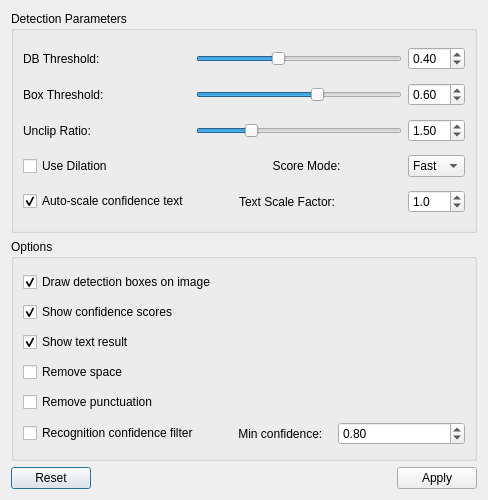
<?xml version="1.0" encoding="UTF-8"?>
<ui version="4.0">
 <class>DialogPPOCRv4</class>
 <widget class="QDialog" name="DialogPPOCRv4">
  <property name="geometry">
   <rect>
    <x>0</x>
    <y>0</y>
    <width>488</width>
    <height>500</height>
   </rect>
  </property>
  <property name="windowTitle">
   <string>PPOCRv4</string>
  </property>
  <layout class="QVBoxLayout" name="verticalLayout">
   <item>
    <widget class="QGroupBox" name="groupBoxDetection">
     <property name="title">
      <string>Detection Parameters</string>
     </property>
     <layout class="QGridLayout" name="gridLayoutDetection">
      <item row="0" column="1">
       <widget class="QSlider" name="sliderDBThresh">
        <property name="minimum">
         <number>1</number>
        </property>
        <property name="maximum">
         <number>100</number>
        </property>
        <property name="value">
         <number>40</number>
        </property>
        <property name="orientation">
         <enum>Qt::Horizontal</enum>
        </property>
       </widget>
      </item>
      <item row="3" column="0">
       <widget class="QCheckBox" name="checkUseDilation">
        <property name="text">
         <string>Use Dilation</string>
        </property>
       </widget>
      </item>
      <item row="2" column="1">
       <widget class="QSlider" name="sliderUnclipRatio">
        <property name="minimum">
         <number>100</number>
        </property>
        <property name="maximum">
         <number>300</number>
        </property>
        <property name="value">
         <number>150</number>
        </property>
        <property name="orientation">
         <enum>Qt::Horizontal</enum>
        </property>
       </widget>
      </item>
      <item row="3" column="1">
       <widget class="QLabel" name="labelScoreMode">
        <property name="text">
         <string>                       Score Mode:</string>
        </property>
       </widget>
      </item>
      <item row="0" column="0">
       <widget class="QLabel" name="labelDBThresh">
        <property name="text">
         <string>DB Threshold:</string>
        </property>
       </widget>
      </item>
      <item row="1" column="1">
       <widget class="QSlider" name="sliderBoxThresh">
        <property name="minimum">
         <number>1</number>
        </property>
        <property name="maximum">
         <number>100</number>
        </property>
        <property name="value">
         <number>60</number>
        </property>
        <property name="orientation">
         <enum>Qt::Horizontal</enum>
        </property>
       </widget>
      </item>
      <item row="1" column="0">
       <widget class="QLabel" name="labelBoxThresh">
        <property name="text">
         <string>Box Threshold:</string>
        </property>
       </widget>
      </item>
      <item row="4" column="2">
       <widget class="QDoubleSpinBox" name="spinTextScale">
        <property name="decimals">
         <number>1</number>
        </property>
        <property name="minimum">
         <double>0.500000000000000</double>
        </property>
        <property name="maximum">
         <double>3.000000000000000</double>
        </property>
        <property name="singleStep">
         <double>0.100000000000000</double>
        </property>
        <property name="value">
         <double>1.000000000000000</double>
        </property>
       </widget>
      </item>
      <item row="0" column="2">
       <widget class="QDoubleSpinBox" name="spinDBThresh">
        <property name="decimals">
         <number>2</number>
        </property>
        <property name="minimum">
         <double>0.010000000000000</double>
        </property>
        <property name="maximum">
         <double>1.000000000000000</double>
        </property>
        <property name="singleStep">
         <double>0.010000000000000</double>
        </property>
        <property name="value">
         <double>0.400000000000000</double>
        </property>
       </widget>
      </item>
      <item row="2" column="0">
       <widget class="QLabel" name="labelUnclipRatio">
        <property name="text">
         <string>Unclip Ratio:</string>
        </property>
       </widget>
      </item>
      <item row="1" column="2">
       <widget class="QDoubleSpinBox" name="spinBoxThresh">
        <property name="decimals">
         <number>2</number>
        </property>
        <property name="minimum">
         <double>0.010000000000000</double>
        </property>
        <property name="maximum">
         <double>1.000000000000000</double>
        </property>
        <property name="singleStep">
         <double>0.010000000000000</double>
        </property>
        <property name="value">
         <double>0.600000000000000</double>
        </property>
       </widget>
      </item>
      <item row="3" column="2">
       <widget class="QComboBox" name="comboScoreMode">
        <item>
         <property name="text">
          <string>Fast</string>
         </property>
        </item>
        <item>
         <property name="text">
          <string>Slow</string>
         </property>
        </item>
       </widget>
      </item>
      <item row="2" column="2">
       <widget class="QDoubleSpinBox" name="spinUnclipRatio">
        <property name="decimals">
         <number>2</number>
        </property>
        <property name="minimum">
         <double>1.000000000000000</double>
        </property>
        <property name="maximum">
         <double>3.000000000000000</double>
        </property>
        <property name="singleStep">
         <double>0.010000000000000</double>
        </property>
        <property name="value">
         <double>1.500000000000000</double>
        </property>
       </widget>
      </item>
      <item row="4" column="1">
       <widget class="QLabel" name="labelTextScale">
        <property name="text">
         <string>             Text Scale Factor:</string>
        </property>
       </widget>
      </item>
      <item row="4" column="0">
       <widget class="QCheckBox" name="checkAutoScale">
        <property name="text">
         <string>Auto-scale confidence text</string>
        </property>
        <property name="checked">
         <bool>true</bool>
        </property>
       </widget>
      </item>
     </layout>
    </widget>
   </item>
   <item>
    <widget class="QGroupBox" name="groupBoxOptions">
     <property name="title">
      <string>Options</string>
     </property>
     <layout class="QVBoxLayout" name="verticalLayoutOptions">
      <item>
       <widget class="QCheckBox" name="checkDrawBoxes">
        <property name="text">
         <string>Draw detection boxes on image</string>
        </property>
        <property name="checked">
         <bool>true</bool>
        </property>
       </widget>
      </item>
      <item>
       <widget class="QCheckBox" name="checkShowConfidence">
        <property name="text">
         <string>Show confidence scores</string>
        </property>
        <property name="checked">
         <bool>true</bool>
        </property>
       </widget>
      </item>
      <item>
       <widget class="QCheckBox" name="checkShowTextResult">
        <property name="text">
         <string>Show text result</string>
        </property>
        <property name="checked">
         <bool>true</bool>
        </property>
       </widget>
      </item>
      <item>
       <widget class="QCheckBox" name="checkRemoveSpace">
        <property name="text">
         <string>Remove space</string>
        </property>
        <property name="checked">
         <bool>false</bool>
        </property>
       </widget>
      </item>
      <item>
       <widget class="QCheckBox" name="checkRemovePunctuation">
        <property name="text">
         <string>Remove punctuation</string>
        </property>
        <property name="checked">
         <bool>false</bool>
        </property>
       </widget>
      </item>
      <item>
       <layout class="QHBoxLayout" name="horizontalLayoutRecConfFilter">
        <item>
         <widget class="QCheckBox" name="checkRecConfFilter">
          <property name="text">
           <string>Recognition confidence filter</string>
          </property>
          <property name="checked">
           <bool>false</bool>
          </property>
         </widget>
        </item>
        <item>
         <widget class="QLabel" name="labelRecConfThresh">
          <property name="text">
           <string>          Min confidence:</string>
          </property>
         </widget>
        </item>
        <item>
         <widget class="QDoubleSpinBox" name="spinRecConfThresh">
          <property name="decimals">
           <number>2</number>
          </property>
          <property name="minimum">
           <double>0.000000000000000</double>
          </property>
          <property name="maximum">
           <double>1.000000000000000</double>
          </property>
          <property name="singleStep">
           <double>0.010000000000000</double>
          </property>
          <property name="value">
           <double>0.800000000000000</double>
          </property>
         </widget>
        </item>
       </layout>
      </item>
     </layout>
    </widget>
   </item>
   <item>
    <layout class="QHBoxLayout" name="horizontalLayoutButtons">
     <item>
      <widget class="QPushButton" name="buttonReset">
       <property name="text">
        <string>Reset</string>
       </property>
      </widget>
     </item>
     <item>
      <spacer name="horizontalSpacer">
       <property name="orientation">
        <enum>Qt::Horizontal</enum>
       </property>
       <property name="sizeType">
        <enum>QSizePolicy::Expanding</enum>
       </property>
       <property name="sizeHint" stdset="0">
        <size>
         <width>0</width>
         <height>0</height>
        </size>
       </property>
      </spacer>
     </item>
     <item>
      <widget class="QPushButton" name="buttonApply">
       <property name="text">
        <string>Apply</string>
       </property>
      </widget>
     </item>
    </layout>
   </item>
  </layout>
 </widget>
 <resources/>
 <connections/>
</ui>
